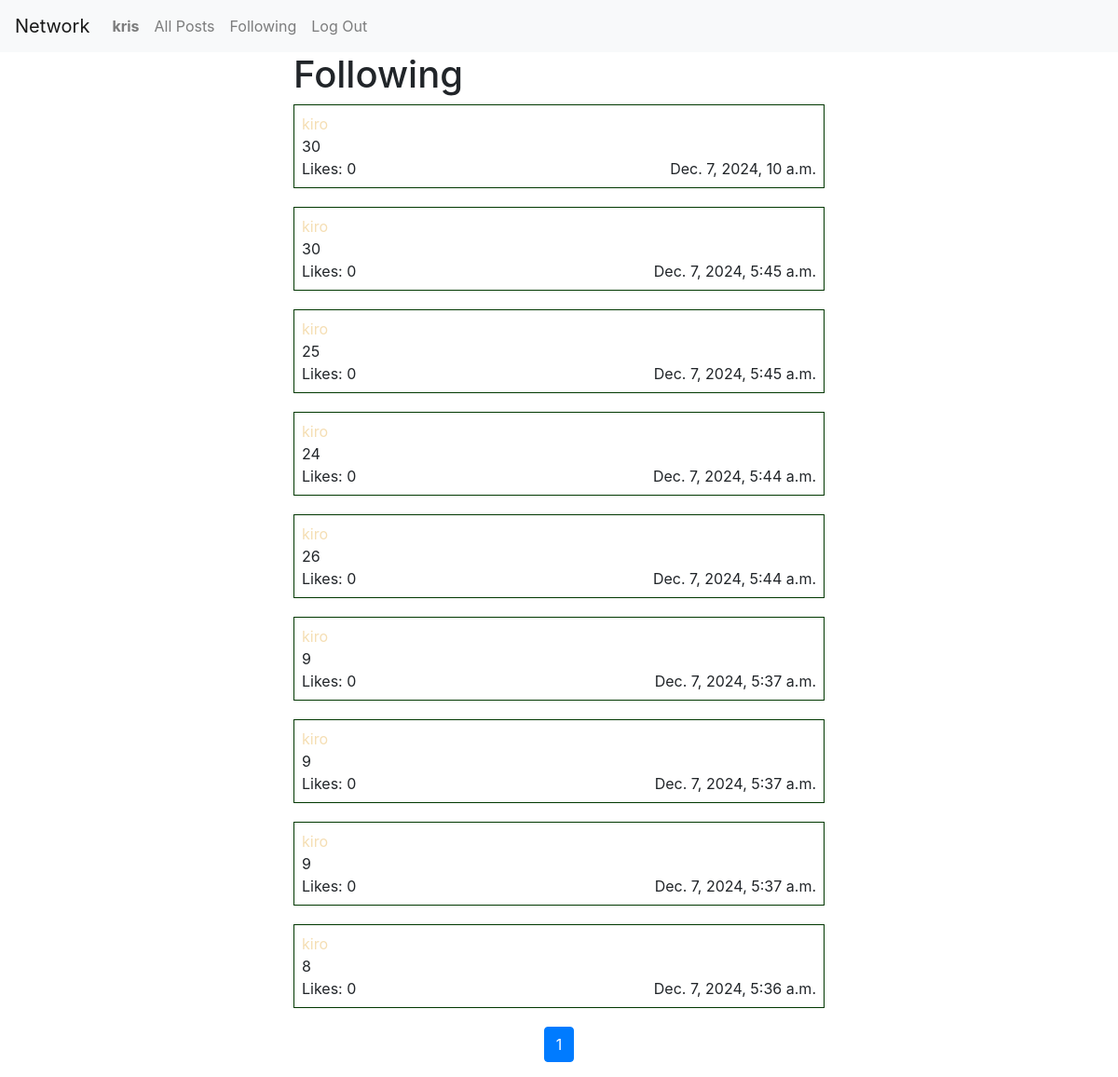
Page /following (signed in) on the earlier database version.
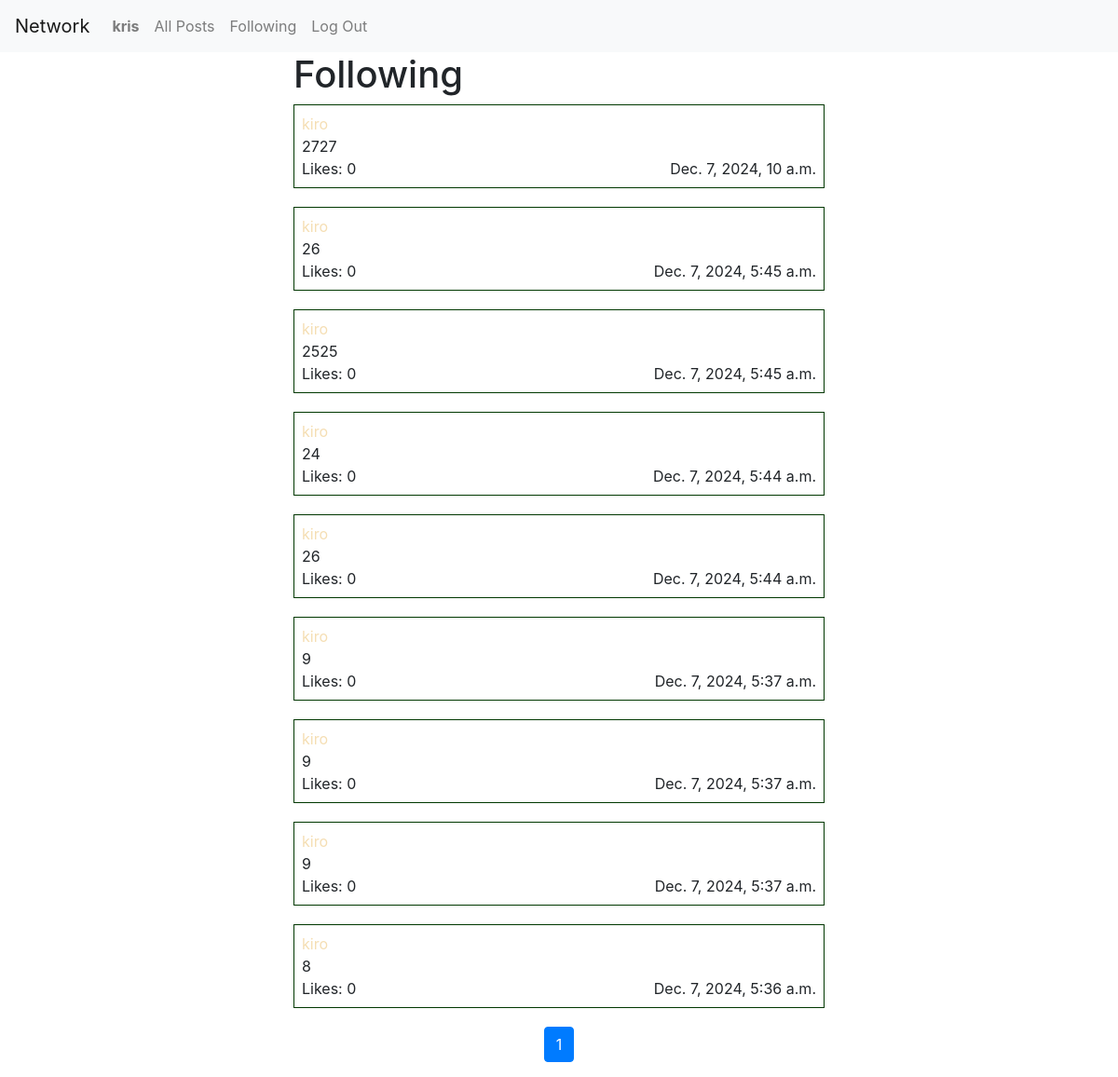
Same page on the later database version.
### network/models.py (models this page shows)
class Post(models.Model):
    user = models.ForeignKey(User, on_delete=models.CASCADE, related_name="posts")
    body = models.TextField(max_length=1024)
    created_at = models.DateTimeField(auto_now_add=True)
    likes = models.IntegerField(default=0)

class User(AbstractUser):
    pass

### network/views.py (the view)
# urls.py: path("following", views.following, name="following"),
@login_required
def following(request):
    following_users = request.user.following.values_list('followed', flat=True)
    posts = Post.objects.filter(user__in=following_users).order_by("-created_at")
    paginator = Paginator(posts, 10)
    page_number = request.GET.get('page')
    page_obj = paginator.get_page(page_number)
    return render(request, "network/following.html", {
        "page_obj": page_obj
    })

### network/templates/network/following.html (shortened to what this page needs)
{% extends "network/layout.html" %} {% load static %} {% block body %}
<div class="container">
  <h1>Following</h1>
  {% for post in page_obj %}
    <div class="post">
      <a href="{% url 'profile' post.user.id %}">
        <p>{{ post.user }}</p>
      </a>
      <p>{{ post.body }}</p>
      <div class="d-flex justify-content-between">
        <span>Likes: {{ post.likes }}</span>
        <span>{{ post.created_at }}</span>
      </div>
    </div>
    {% endfor %}
    </div>
    <nav aria-label="Page navigation">
      <ul class="pagination justify-content-center">
        {% for num in page_obj.paginator.page_range %}
        {% if page_obj.number == num %}
        <li class="page-item active"><span class="page-link">{{ num }}</span></li>
        {% elif num > page_obj.number|add:'-3' and num < page_obj.number|add:'3' %}
        <li class="page-item"><a class="page-link" href="?page={{ num }}">{{ num }}</a></li>
        {% endif %}
        {% endfor %}
      </ul>
    </nav>
</div>
{% endblock %}

Differences in the rows shown:
changed Post "Dec. 7, 2024, 10 a.m.": body "30" → "2727"
changed Post (number 2 of 9 on the later page): body "30" → "26"
changed Post (number 3 of 9 on the later page): body "25" → "2525"
